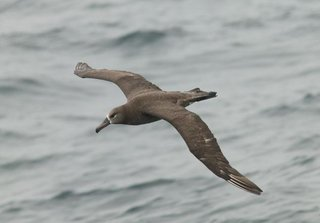
#> input picture analyze_light/Black_Footed_Albatross_0001_796111.jpg, 320 x 223 px
$ python light_analysis.py
#> lines starting #> are read from the running program, lines starting #| are printed output that depends on the picture
#> the answer given: Black_Footed_Albatross_0001_796111.jpg
import cv2
import numpy as np
import matplotlib.pyplot as plt
import tkinter as tk
from tkinter import filedialog

# 添加中文字体支持
plt.rcParams['font.sans-serif'] = ['SimHei', 'Microsoft YaHei', 'DejaVu Sans']
plt.rcParams['axes.unicode_minus'] = False

def analyze_light(image_path):
    # 1. 读取图片
#> called with image_path = 'Black_Footed_Albatross_0001_796111.jpg'
    img = cv2.imread(image_path)
#> img is the input picture: shape (223, 320, 3); mean B, G, R 165.8, 167, 163.1
    if img is None:
        print(f"错误：无法读取图片 '{image_path}'，请检查路径。")
        return

    # 2. 将图片从BGR转换到HSV色彩空间
    hsv_img = cv2.cvtColor(img, cv2.COLOR_BGR2HSV)
#> hsv_img: shape (223, 320, 3); mean H, S, V 80.4, 11.5, 168
    # 3. 提取亮度 (Value) 通道
    v_channel = hsv_img[:, :, 2]
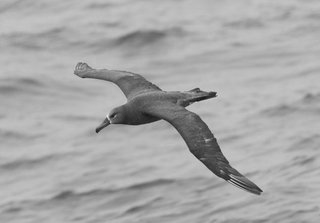
#> v_channel: shape (223, 320); min 16, max 234, mean 168

    # 4. 计算亮度统计值
    avg_brightness = np.mean(v_channel)
#> avg_brightness = 168
    std_brightness = np.std(v_channel)
#> std_brightness = 27.09

    # 5. 进行光照分级
    if avg_brightness < 85:
        light_level = "暗"
    elif avg_brightness < 170:
        light_level = "中等"
    else:
        light_level = "亮"

    print(f"图片: {image_path}")
    print(f"  平均亮度 (0-255): {avg_brightness:.2f}")
#|   平均亮度 (0-255): 167.99
    print(f"  亮度标准差: {std_brightness:.2f}")
#|   亮度标准差: 27.09
    print(f"  光照等级: {light_level}")

    # 6. 可视化原图和亮度通道
    plt.figure(figsize=(10, 4))

    plt.subplot(1, 2, 1)
    plt.imshow(cv2.cvtColor(img, cv2.COLOR_BGR2RGB))
    plt.title('原图')
    plt.axis('off')

    plt.subplot(1, 2, 2)
    plt.imshow(v_channel, cmap='gray')
    plt.title(f'亮度通道\n等级: {light_level}')
    plt.axis('off')

    plt.show()
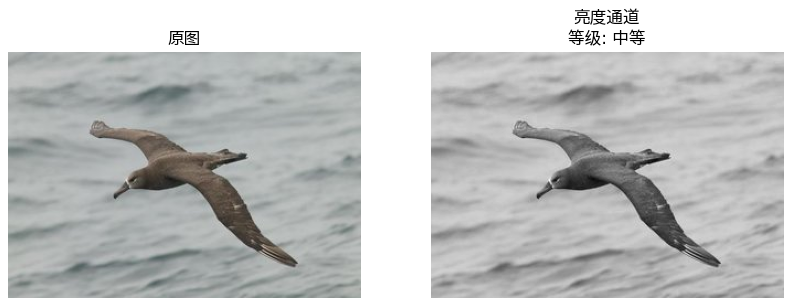
#> figure drawn by matplotlib, 2 panels


if __name__ == "__main__":
    # 使用文件对话框选择图片，默认打开“我的电脑”目录
    root = tk.Tk()
    root.withdraw()  # 隐藏主窗口
    file_path = filedialog.askopenfilename(
        title="请选择一张图片进行分析",
        filetypes=[("图片文件", "*.jpg *.jpeg *.png *.bmp *.tiff")]
    )
    if file_path:
        analyze_light(file_path)
    else:
        print("未选择任何文件，程序退出。")

$ run again, on analyze_light/Black_Footed_Albatross_0003_796136.jpg
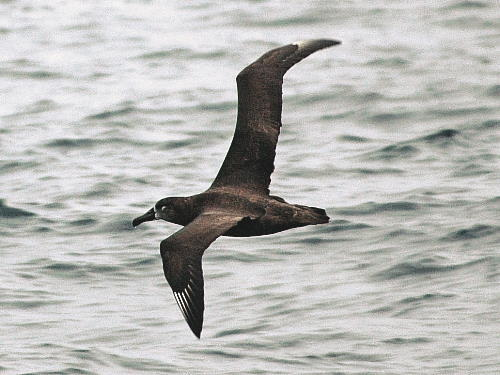
#> input picture analyze_light/Black_Footed_Albatross_0003_796136.jpg, 500 x 375 px
#> in analyze_light, img is the input picture: shape (375, 500, 3); mean B, G, R 183.2, 185.9, 185.7
#> hsv_img: shape (375, 500, 3); mean H, S, V 60.2, 9.7, 187.6
#> avg_brightness = 187.6
#> std_brightness = 48.24
#|   平均亮度 (0-255): 187.61
#|   亮度标准差: 48.24
#> in analyze_light, `plt.show()`:
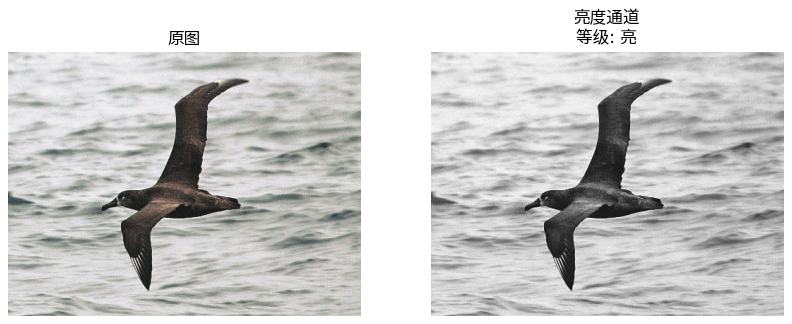
#> figure drawn by matplotlib, 2 panels
